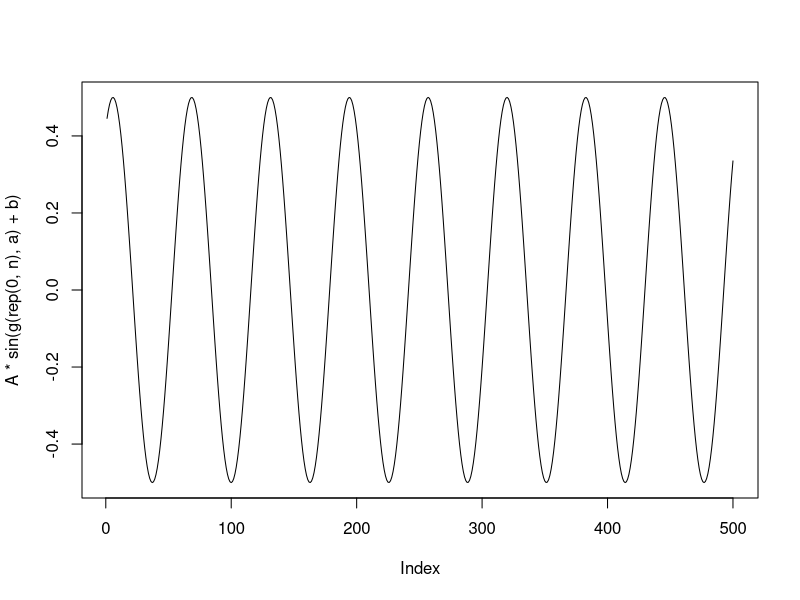
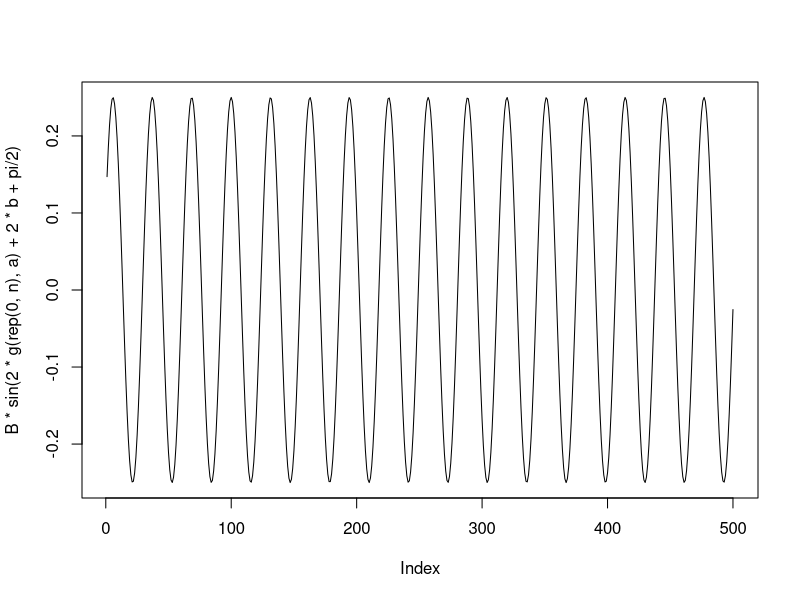
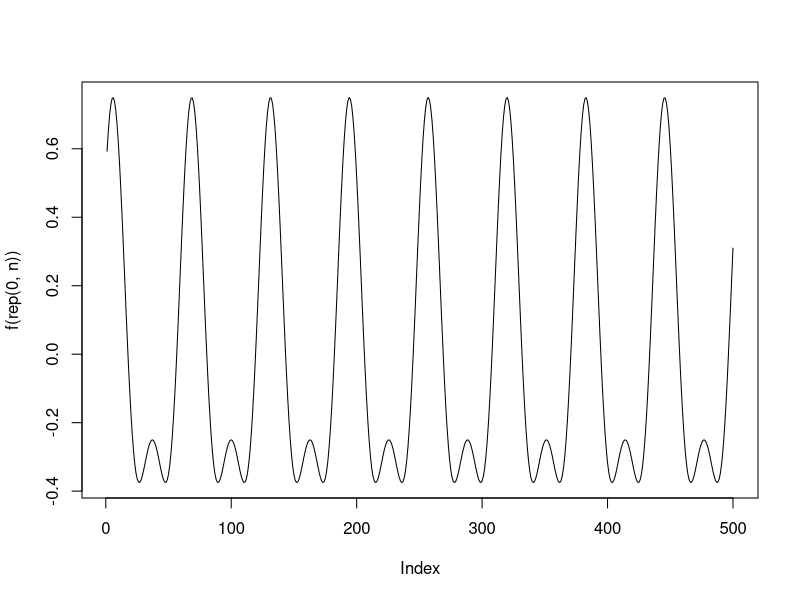
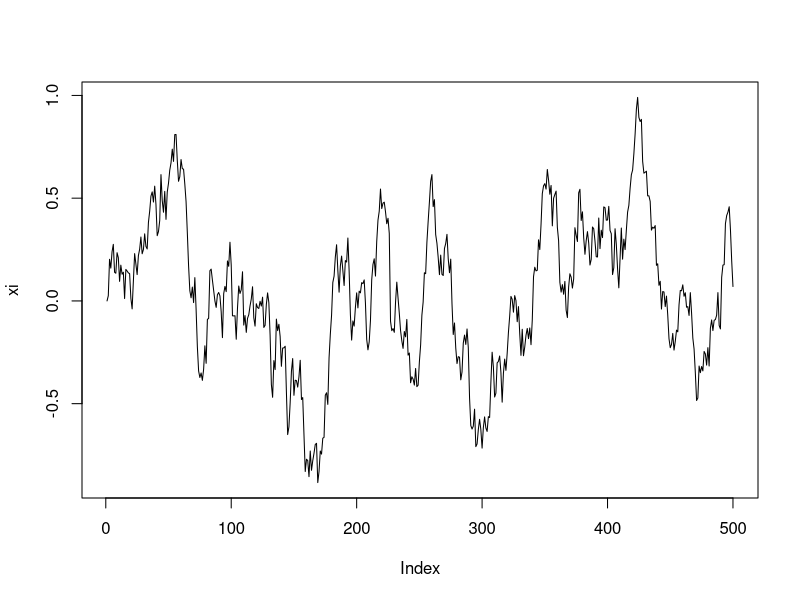
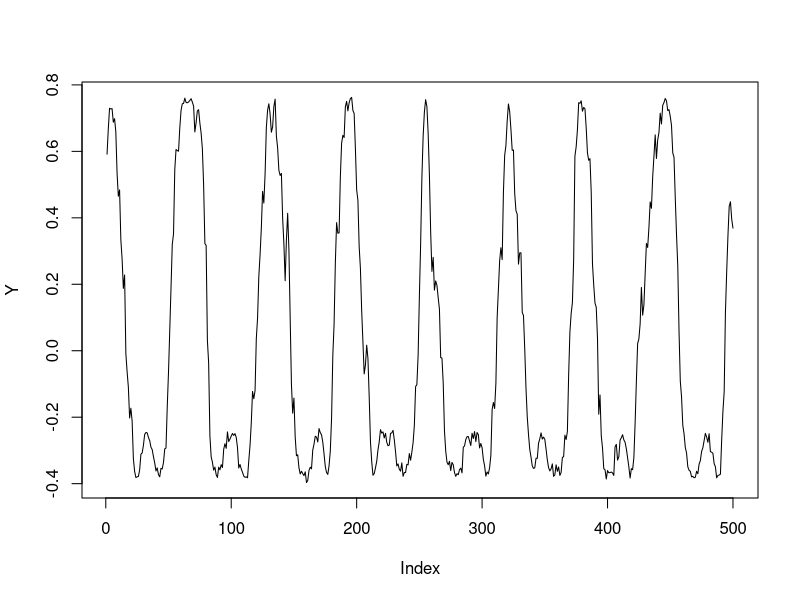
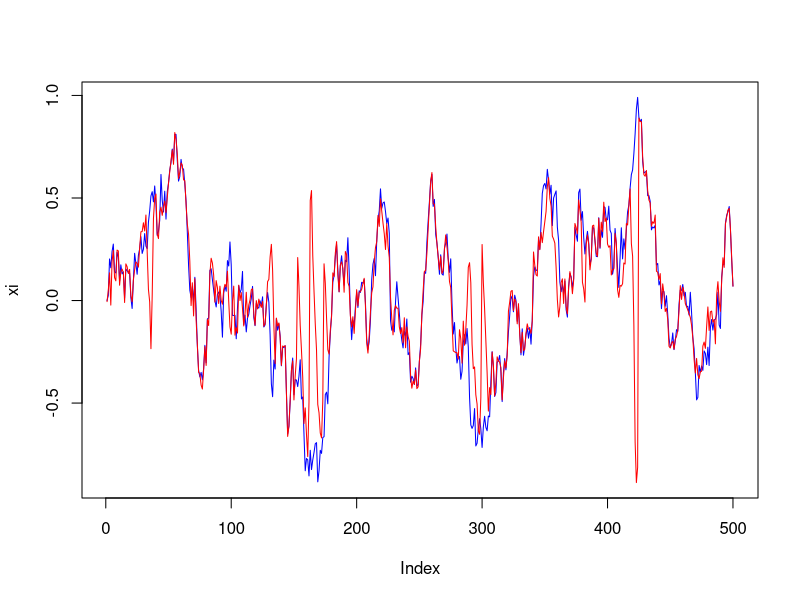
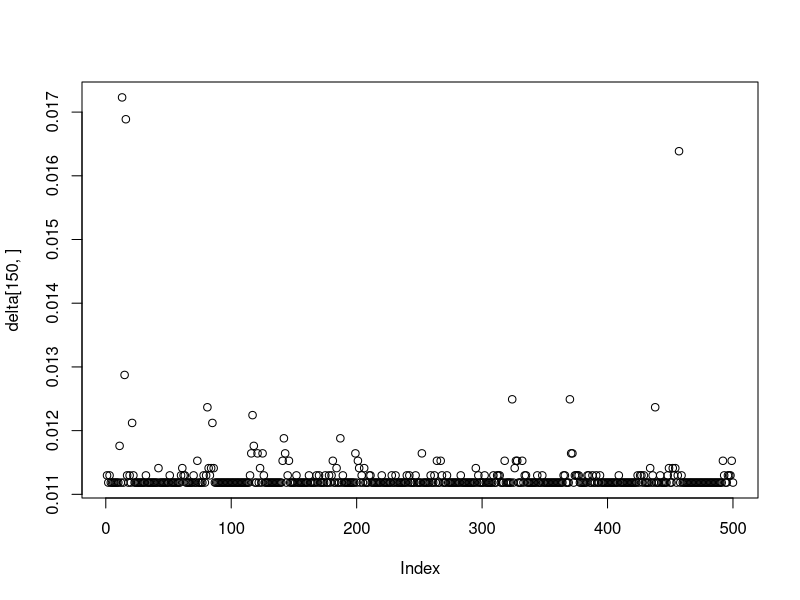
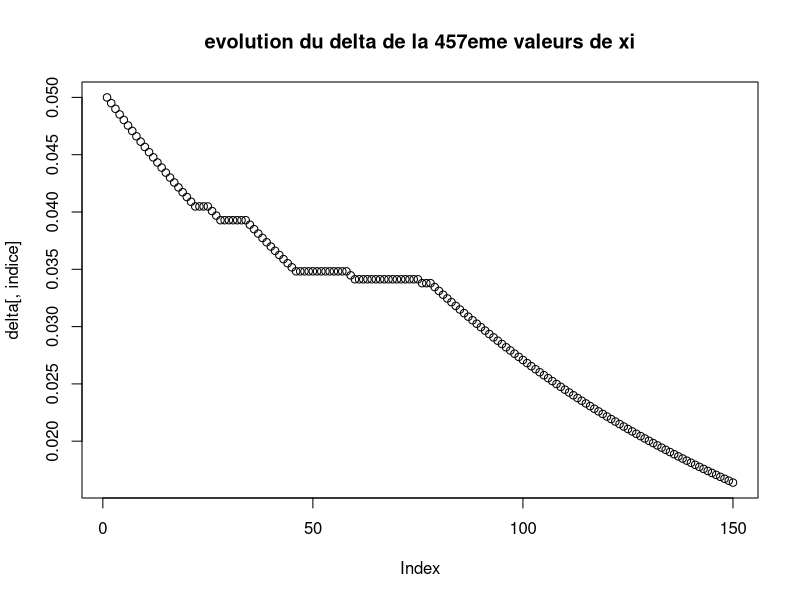

The R source for these figures, in order: (Note: a time limit stopped this script after it produced the figures.)
## ---- chunk 1
set.seed(15)
## ---- chunk 2
# parameters
A <- 1 / 2
B <- -1 / 4
b <- 1
a <- 0.1
beta <- 0.05
sigma <- 0.1
omega <- 0.01
Delta <- 1
psi <- exp(-Delta * beta)
gamma <- sigma / sqrt(beta)

n <- 500
x <- 1:n

# functions
g <- function (xi, a.arg = a) {
  a.arg * x + xi
}
f <- function (xi, A.arg = A, a.arg = a, B.arg = B, b.arg = b) {
  A.arg * sin(g(xi, a.arg) + b.arg) +
          B.arg * sin(2 * g(xi, a.arg) + 2 * b.arg + pi / 2)
}
rxi <- function (xi=rep(0,n), psi.arg = psi, gamma.arg = gamma) {
  for (i in 2:length(xi)) {
    xi[[i]] <- xi[[i - 1]] * psi.arg + rnorm(1, 0, gamma.arg * sqrt((1 - psi.arg^2) / 2))
  }
  return(xi)
}
## ---- chunk 3
plot(A * sin(g(rep(0, n), a) + b), type = "l")
## ---- chunk 4
plot(B * sin(2 * g(rep(0, n), a) + 2 * b + pi / 2), type = "l")
## ---- chunk 5
plot(f(rep(0, n)), type = "l")
## ---- chunk 6
xi <- rxi(rep(0, n))

plot(xi, type = "l")
## ---- chunk 7
Y <- f(xi) + rnorm(n, 0, omega)

plot(Y, type = "l")
## ---- chunk 8
# function
log.lik <- function (xi.arg, omega.arg = omega, psi.arg = psi, gamma.arg = gamma) {
  return(sum(dnorm(Y, f(xi.arg), omega.arg, log = TRUE)) +
         sum(dnorm(xi.arg[2:length(xi.arg)], xi.arg[1:(length(xi.arg) - 1)] * psi.arg,
                   gamma.arg * sqrt((1 - psi.arg^2) / 2), log = TRUE)))
}
## ---- chunk 9
M <- 150
delta <- matrix(c(rep(.05, n),rep(NA,n*(M-1))),nrow=M,byrow=T)
delta.ar <- 0.01

xi.mcmc <- matrix(nrow = M, ncol = n)
xi.c <- rep(0,n)
accepted.n <- rep(0, n)
acceptance.rate <- rep(0, n)
acceptance.target <- .23

for (k in 1:M) {
  for (i in 1:n) {
    xi.p <- xi.c
    xi.p[[i]] <- rnorm(1, xi.p[[i]], delta[[k,i]])
    log.prob <- min(1, log.lik(xi.p) - log.lik(xi.c))
    if (log(runif(1)) < log.prob) {
      xi.c <- xi.p
      accepted.n[[i]] <- accepted.n[[i]] + 1
    }
    
    if(k<M){
      # adaptative variance
      acceptance.rate[[i]] <- accepted.n[[i]] / k
      if ((acceptance.rate[[i]] < acceptance.target * (1 - .1))||(acceptance.rate[[i]] > acceptance.target * (1 + .1))) {
        delta[k+1,i] <- delta[[k,i]] * (1 - delta.ar)
      } else{
        delta[k+1,i] <- delta[[k,i]]
      }
    }
  }
  xi.mcmc[k, ] <- xi.c
}

plot(xi, type = "l", col = "blue",
     ylim = c(min(min(xi.mcmc[nrow(xi.mcmc), ]), min(xi)), max(max(xi.mcmc[nrow(xi.mcmc), ]), max(xi))))
lines(xi.mcmc[nrow(xi.mcmc), ], type = "l", col = "red")



## ---- chunk 10
which.min(xi.mcmc[nrow(xi.mcmc), ])
plot(delta[150,])
delt.test<-delta[150,]
maxs=sort(delt.test,decreasing=TRUE)[2]

indice<-457

#On regarde la colonnes des delta associée au 457ème indice 

plot(delta[,indice],main="evolution du delta de la 457eme valeurs de xi") #comportement bizarre entre 50 et 100 

#On regarde donc le comportement des xi 50:100

#par(mfrow=c(1,3))
#for(k.ind in c(80,81,82)){
 # plot(xi, type = "l", col = "blue",main=paste("k=",k.ind),
#     ylim = c(min(min(xi.mcmc[nrow(xi.mcmc), ]), min(xi)), max(max(xi.mcmc[nrow(xi.mcmc), ]), max(xi))))
#  lines(xi.mcmc[k.ind, ], type = "l", col = "red")
  
#}
## ---- chunk 11
plot(acceptance.rate)
abline(h = acceptance.target, lty = "dashed", col = "red")
## ---- chunk 12
plot(delta)
## ---- chunk 13
plot(Y, type = "l", col = "blue")
lines(f(xi.mcmc[nrow(xi.mcmc), ]), type = "l", col = "red")
## ---- chunk 14
# xi
par(mfrow=c(2,2))
for(k.ind in round(seq(1,M,length.out=10),0)){
  plot(xi, type = "l", col = "blue",
       ylim = c(min(min(xi.mcmc[nrow(xi.mcmc), ]), min(xi)), max(max(xi.mcmc[nrow(xi.mcmc), ]), max(xi))),main=paste("k= ",k.ind))
  lines(xi.mcmc[k.ind, ], type = "l", col = "red")
  
}


#Converge aux alentours de 300 
## ---- chunk 15
# f
par(mfrow=c(2,2))
for(k.ind in round(seq(1,M,length.out=10),0)){
  plot(Y, type = "l", col = "blue",main=paste("k= ",k.ind))
  lines(f(xi.mcmc[k.ind, ]), type = "l", col = "red")
}

#Converge aux alentours de 300 
## ---- chunk 16
p1<-rxi()
p2<-rxi()
p3<-rxi()
p4<-rxi()

par(mfrow=c(2,2))

plot(p1, type = "l", col = 1,ylim=c(min(p1),max(p1)))

plot(p1, type = "l", col = 1,ylim=c(min(c(min(p1),min(p2))),max(c(max(p1),max(p2)))))
lines(p2, type = "l", col = 2)

plot(p1, type = "l", col = 1,ylim=c(min(c(min(p1),min(p3))),max(c(max(p1),max(p3)))))
lines(p3, type = "l", col = 3)

plot(p1, type = "l", col = 1,ylim=c(min(c(min(p1),min(p4))),max(c(max(p1),max(p4)))))
lines(p4, type = "l", col = 4)
## ---- chunk 17

par(mfrow=c(2,2))

plot(f(p1), type = "l", col = 1)

plot(f(p1), type = "l", col = 1)
lines(f(p2), type = "l", col = 2)

plot(f(p1), type = "l", col = 1)
lines(f(p3), type = "l", col = 3)

plot(f(p1), type = "l", col = 1)
lines(f(p4), type = "l", col = 4)
## ---- chunk 18
par(mfrow=c(2,2))
plot(Y, type = "l", col = 1,main="goal")

plot(Y, type = "l", col = 1,main="MCMC")
lines(f(xi.mcmc[nrow(xi.mcmc), ]), type = "l", col = 2)

plot(Y, type = "l", col = 1,main="xi simulation")
lines(f(xi.mcmc[nrow(xi.mcmc), ]), type = "l", col = 2)
lines(f(p1), type = "l", col = 3)

plot(Y, type = "l", col = 1,main="xi simulation")
lines(f(xi.mcmc[nrow(xi.mcmc), ]), type = "l", col = 2)
lines(f(p2), type = "l", col = 4)
## ---- chunk 19
n=500
M <- 200
J<-5
delta <- matrix(.5,ncol=n,nrow=M,byrow=T)
delta.ar <- 0.01
omega.mcmc<-rep(0,M)
omega.mcmc[1]=0.5
  
s1<-rep(0,M)

D.alpha<-90
alpha<-rep(1,M)
alpha[D.alpha:M]=1/((1:(M-(D.alpha-1)))^0.8)

xi.mcmc <- matrix(nrow = M, ncol = n)
xi.c <- rep(0,n)
accepted.n <- rep(0, n)
acceptance.rate <- rep(0, n)
acceptance.target <- .23


for (k in 2:M) {
  # Etape MCMC 
  for(j in 1:J){
  for (i in 1:n) {
    xi.p <- xi.c
    xi.p[[i]] <- rnorm(1, xi.p[[i]], delta[[k,i]])
    log.prob <- min(1, log.lik(xi.p,omega.arg=omega.mcmc[k-1]) - log.lik(xi.c,omega.arg=omega.mcmc[k-1]))
    if (log(runif(1)) < log.prob) {
      xi.c <- xi.p
      accepted.n[[i]] <- accepted.n[[i]] + 1
    }
    
    if(k<M){
      # adaptative variance
      acceptance.rate[[i]] <- accepted.n[[i]] / k
      if ((acceptance.rate[[i]] < acceptance.target * (1 - .1))||(acceptance.rate[[i]] > acceptance.target * (1 + .1))) {
        delta[k+1,i] <- delta[[k,i]] * (1 - delta.ar)
      } else{
        delta[k+1,i] <- delta[[k,i]]
      }
    }
  }
  xi.mcmc[k, ] <- xi.c
  }
  f.k=f(xi.c)
  #Etape calcul des stats exhaustives
  S1=mean((Y-f.k)^2)
  #Etape approximation stochastique
  s1[k]<-s1[k-1]+alpha[k]*(S1-s1[k-1])
  
  #Etape de maximisation 
  omega.mcmc[k]=sqrt(s1[k])
  
}

plot(xi, type = "l", col = "blue",
     ylim = c(min(min(xi.mcmc[nrow(xi.mcmc), ]), min(xi)), max(max(xi.mcmc[nrow(xi.mcmc), ]), max(xi))))
lines(xi.mcmc[nrow(xi.mcmc), ], type = "l", col = "red")

plot(omega.mcmc,type='l',col='blue')
abline(h=omega,col='red')
## ---- chunk 20
par(mfrow=c(2,2))
for (D.alpha in c(20,35,50,90)){
n=500
M <- 200
delta <- matrix(.5,ncol=n,nrow=M,byrow=T)
delta.ar <- 0.01
omega.mcmc<-rep(0,M)
omega.mcmc[1]=0.5
  
s1<-rep(0,M)

#D.alpha<-20
alpha<-rep(1,M)
alpha[D.alpha:M]=1/((1:(M-(D.alpha-1)))^0.8)

xi.mcmc <- matrix(nrow = M, ncol = n)
xi.c <- rep(0,n)
accepted.n <- rep(0, n)
acceptance.rate <- rep(0, n)
acceptance.target <- .23


for (k in 2:M) {
  # Etape MCMC 
  for (i in 1:n) {
    xi.p <- xi.c
    xi.p[[i]] <- rnorm(1, xi.p[[i]], delta[[k,i]])
    log.prob <- min(1, log.lik(xi.p,omega.arg=omega.mcmc[k-1]) - log.lik(xi.c,omega.arg=omega.mcmc[k-1]))
    if (log(runif(1)) < log.prob) {
      xi.c <- xi.p
      accepted.n[[i]] <- accepted.n[[i]] + 1
    }
    
    if(k<M){
      # adaptative variance
      acceptance.rate[[i]] <- accepted.n[[i]] / k
      if ((acceptance.rate[[i]] < acceptance.target * (1 - .1))||(acceptance.rate[[i]] > acceptance.target * (1 + .1))) {
        delta[k+1,i] <- delta[[k,i]] * (1 - delta.ar)
      } else{
        delta[k+1,i] <- delta[[k,i]]
      }
    }
  }
  xi.mcmc[k, ] <- xi.c
  
  f.k=f(xi.c)
  #Etape calcul des stats exhaustives
  S1=mean((Y-f.k)^2)
  #Etape approximation stochastique
  s1[k]<-s1[k-1]+alpha[k]*(S1-s1[k-1])
  
  #Etape de maximisation 
  omega.mcmc[k]=sqrt(s1[k])
  
}
plot(omega.mcmc,type='l',col='blue',main=paste("D.alpha = ",D.alpha))
abline(h=omega,col='red')
}
## ---- chunk 21
par(mfrow=c(2,2))
for (J in c(1,3,5,10)){
n=500
M <- 200
delta <- matrix(.5,ncol=n,nrow=M,byrow=T)
delta.ar <- 0.01
omega.mcmc<-rep(0,M)
omega.mcmc[1]=0.5
  
s1<-rep(0,M)

D.alpha<-90
alpha<-rep(1,M)
alpha[D.alpha:M]=1/((1:(M-(D.alpha-1)))^0.8)

xi.mcmc <- matrix(nrow = M, ncol = n)
xi.c <- rep(0,n)
accepted.n <- rep(0, n)
acceptance.rate <- rep(0, n)
acceptance.target <- .23


for (k in 2:M) {
  # Etape MCMC 
  for(j in 1:J){
  for (i in 1:n) {
    xi.p <- xi.c
    xi.p[[i]] <- rnorm(1, xi.p[[i]], delta[[k,i]])
    log.prob <- min(1, log.lik(xi.p,omega.arg=omega.mcmc[k-1]) - log.lik(xi.c,omega.arg=omega.mcmc[k-1]))
    if (log(runif(1)) < log.prob) {
      xi.c <- xi.p
      accepted.n[[i]] <- accepted.n[[i]] + 1
    }
    
    if(k<M){
      # adaptative variance
      acceptance.rate[[i]] <- accepted.n[[i]] / k
      if ((acceptance.rate[[i]] < acceptance.target * (1 - .1))||(acceptance.rate[[i]] > acceptance.target * (1 + .1))) {
        delta[k+1,i] <- delta[[k,i]] * (1 - delta.ar)
      } else{
        delta[k+1,i] <- delta[[k,i]]
      }
    }
  }
  xi.mcmc[k, ] <- xi.c
  }
  
  f.k=f(xi.c)
  #Etape calcul des stats exhaustives
  S1=mean((Y-f.k)^2)
  #Etape approximation stochastique
  s1[k]<-s1[k-1]+alpha[k]*(S1-s1[k-1])
  
  #Etape de maximisation 
  omega.mcmc[k]=sqrt(s1[k])
  
}
plot(omega.mcmc,type='l',col='blue',main=paste("nb d'iterations du MCMC = ",J))
abline(h=omega,col='red')
}
